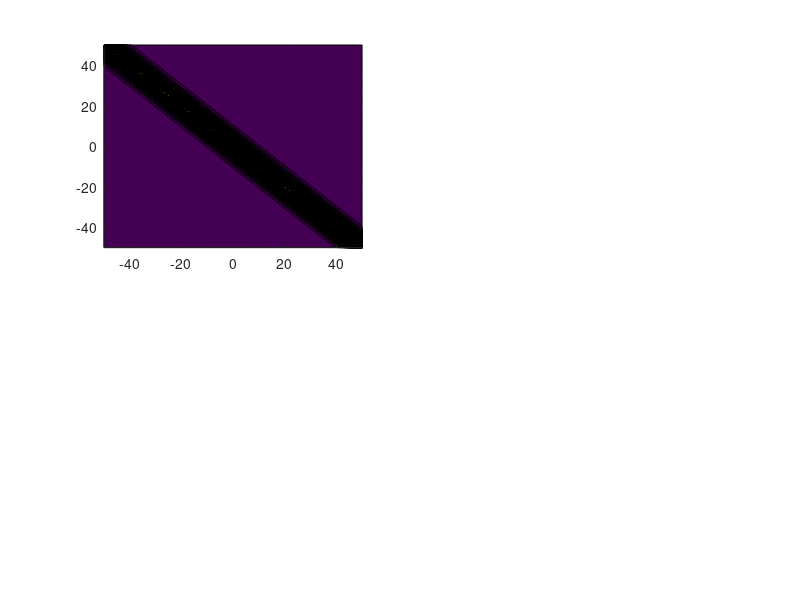

Reproduce this figure in MATLAB. (Note: this script raises an error after producing the figure.)


% 	sa = 1; q = 1;
%     a     = @(x,t) sa^2 .* ones(size(x));
%     ax    = @(x,t) zeros(size(x));
%     q     = @(x,t)  q   .* ones(size(x));
%     qx    = @(x,t) zeros(size(x));
%     uasoli = @(theta,x,t,a) a(x,t).*(sech(sqrt(a(x,t)/12).*theta)).^2;
%   dxuasoli = @(theta,dxtheta,x,t,a,ax) sech(sqrt(a(x,t)/12)*theta).^2.*...
%                (ax(x,t)+sqrt(a(x,t)/12).*tanh(sqrt(a(x,t)/12)*theta).*...
%                     dxtheta);
%     theta = @(x,y,t,a,q) (x + q(x,t).*y - (a(x,t)/3+q(x,t).^2) * t);
%   dxtheta = @(x,y,t,a,ax,q,qx) (-(x+(y-t).*q(x,t))*ax(x,t)+a(x,t).*...
%                            (-2+t*ax(x,t)+2*(t-y).*qx(x,t)));
%     uasy  = @(x,y,t)  uasoli(theta(x,y,t,a,q),x,t,a);
%   dxuasy  = @(x,y,t) dxuasoli(theta(x,y,t,a,q),...
%                             dxtheta(x,y,t,a,ax,q,qx),...
%                              x,t,a,ax);
%     u0    = @(x,y)    uasy(x,y,0);


	sa = 1; q = 1;
    a     = @(x,y,t) sa^2 .* ones(size(x));
    ax    = @(x,y,t) zeros(size(x));
    ay    = @(x,y,t) zeros(size(x));
    q     = @(x,y,t)  q   .* ones(size(x));
    qx    = @(x,y,t) zeros(size(x));
    qy    = @(x,y,t) zeros(size(x));
    uasoli = @(theta,x,y,t,a) a(x,y,t).*(sech(sqrt(a(x,y,t)/12).*theta)).^2;
  dxuasoli = @(theta,dxtheta,x,y,t,a,ax) sech(sqrt(a(x,y,t)/12).*theta).^2.*...
               (ax(x,y,t) + sqrt(a(x,y,t)/12).*tanh(sqrt(a(x,y,t)/12).*theta).*...
                    dxtheta);
  dyuasoli = @(theta,dytheta,x,y,t,a,q) sech(sqrt(a(x,y,t)/12).*theta).^2.*...
               (ay(x,y,t) + sqrt(a(x,y,t)/12).*tanh(sqrt(a(x,y,t)/12).*theta).*...
                    dytheta);

    theta = @(x,y,t,a,q) (x + q(x,y,t).*y - (a(x,y,t)/3+q(x,y,t).^2) * t);
  dxtheta = @(x,y,t,a,ax,q,qx) (-(x+(y-t.*q(x,y,t)).*q(x,y,t))*ax(x,y,t)+...
                    a(x,y,t).*(-2+t*ax(x,y,t)-2*(y-2*t*q(x,y,t)).*qx(x,y,t)));
  dytheta = @(x,y,t,a,ay,q,qy) (-(x+(y-t.*q(x,y,t)).*q(x,y,t)).*ay(x,y,t)+...
                    a(x,y,t).*(t.*ay(x,y,t)-2*y.*qy(x,y,t)+...
                    q(x,y,t)*(-2+4*t.*qy(x,y,t))));
  
                       
    uasy  = @(x,y,t)  uasoli(theta(x,y,t,a,q),x,y,t,a);
  dxuasy  = @(x,y,t) dxuasoli(theta(x,y,t,a,q),...
                            dxtheta(x,y,t,a,ax,q,qx),...
                             x,y,t,a,ax);
  dyuasy  = @(x,y,t) dyuasoli(theta(x,y,t,a,q),...
                            dxtheta(x,y,t,a,ax,q,qx),...
                              x,y,t,a,q);

    u0    = @(x,y)    uasy(x,y,0);
    
    

	  Lx = 50; Ly = Lx;
      Nx = 2^6; Ny = Nx;
      xplot  = (2*Lx/Nx)*[-Nx/2:Nx/2];
      yplot  = (2*Ly/Ny)*[-Ny/2:Ny/2];
      [XPLOT,YPLOT] = meshgrid(xplot,yplot);
      tplot = 0;
      u_init = u0(XPLOT,YPLOT);
      
        % Plot initial conditions and boundary conditions
        fontsize = 12;
        figure(1); clf;
        subplot(2,2,1)
            contourf(XPLOT,YPLOT,u_init,100,'edgecolor','none'); xlabel('x'); ylabel('y'); 
            title('Initial Conditions');
        subplot(2,2,2)
            contourf(XPLOT,YPLOT,uasy(XPLOT,YPLOT,0),100,'edgecolor','none'); xlabel('x'); ylabel('y'); 
            title('Asymptotic u');
        subplot(2,2,3)
            contourf(XPLOT,YPLOT,dxuasy(XPLOT,YPLOT,0),100,'edgecolor','none'); xlabel('x'); ylabel('y'); 
            title('Asymptotic u, x-deriv');
        subplot(2,2,4)
            contourf(XPLOT,YPLOT,dyuasy(XPLOT,YPLOT,0),100,'edgecolor','none'); xlabel('x'); ylabel('y'); 
            title('Asymptotic u, y-deriv');
        set(gca,'fontsize',fontsize,'fontname','times');
        drawnow;
